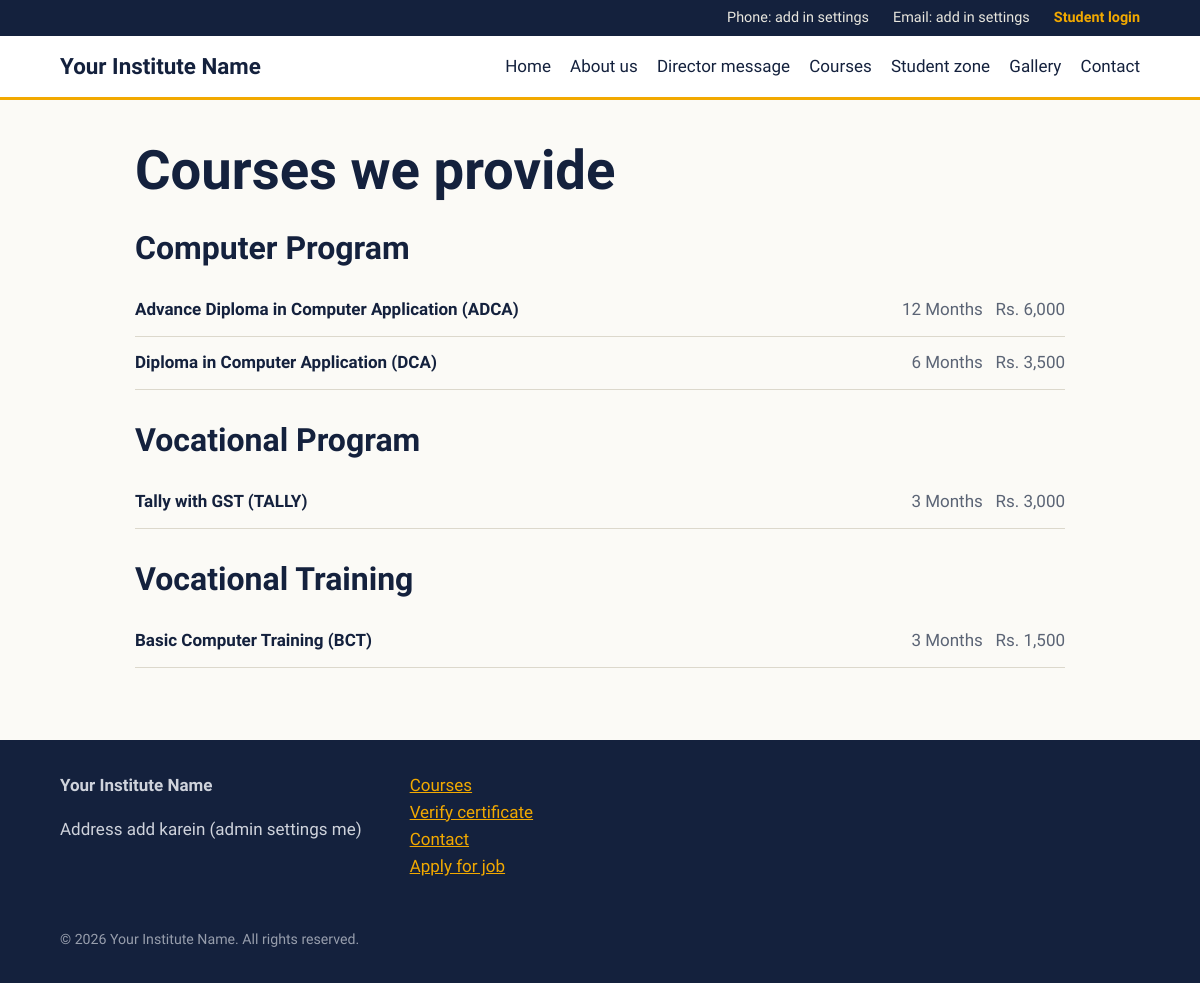
/courses.php, run on the app's committed database.
### tables this page shows
CREATE TABLE courses (
  id INT AUTO_INCREMENT PRIMARY KEY,
  category ENUM('Computer Program','Vocational Program','Vocational Training') NOT NULL,
  name VARCHAR(150) NOT NULL,
  short_name VARCHAR(30),                    
  duration VARCHAR(50),                      
  fee DECIMAL(10,2) DEFAULT 0,
  description TEXT,
  is_active TINYINT(1) DEFAULT 1
);

### includes/config.php (called while the page is built, shortened)
<?php
try {
    $opts = [PDO::ATTR_ERRMODE => PDO::ERRMODE_EXCEPTION, PDO::ATTR_DEFAULT_FETCH_MODE => PDO::FETCH_ASSOC];
    $pdo = new PDO('mysql:host=' . DB_HOST . ';port=' . DB_PORT . ';dbname=' . DB_NAME . ';charset=utf8mb4', DB_USER, DB_PASS, $opts);
} catch (PDOException $ex) {
    error_log('DB connect error: ' . $ex->getMessage());
    die('Database se connect nahi hua. Database ki settings check karein.');
}
function e($s) { return htmlspecialchars((string)$s, ENT_QUOTES, 'UTF-8'); }
function setting($key, $default = '') {
    global $pdo; static $cache = null;
    if ($cache === null) {
        $cache = $pdo->query('SELECT setting_key, setting_value FROM settings')->fetchAll(PDO::FETCH_KEY_PAIR);
    }
    return ($cache[$key] ?? '') !== '' ? $cache[$key] : $default;
}

### courses.php (the view)
<?php $pageTitle = 'Courses'; include 'includes/header.php';
$cats = ['Computer Program'=>'computer','Vocational Program'=>'vocational-program','Vocational Training'=>'vocational-training'];
?>
<div class="wrap"><h1>Courses we provide</h1>
<?php foreach ($cats as $cat => $anchor):
  $st = $pdo->prepare('SELECT * FROM courses WHERE category=? AND is_active=1 ORDER BY name');
  $st->execute([$cat]); $rows = $st->fetchAll(); ?>
  <h2 id="<?= $anchor ?>"><?= e($cat) ?></h2>
  <?php if (!$rows): ?><p>Is category me abhi course nahi hai.</p><?php else: ?>
  <ul class="course-list"><?php foreach ($rows as $r): ?>
    <li><strong><?= e($r['name']) ?> (<?= e($r['short_name']) ?>)</strong><span><?= e($r['duration']) ?> &nbsp; Rs. <?= e(number_format($r['fee'])) ?></span></li>
  <?php endforeach; ?></ul><?php endif; ?>
<?php endforeach; ?>
</div>
<?php include 'includes/footer.php'; ?>

### includes/header.php (shortened to what this page needs)
<?php require_once __DIR__ . '/config.php';
$pageTitle = $pageTitle ?? 'Home'; ?>
<!DOCTYPE html>
<html lang="hi">
<head>
<title><?= e($pageTitle) ?> | <?= e(setting('institute_name', 'Computer Institute')) ?></title>
<link rel="stylesheet" href="<?= BASE ?>/assets/style.css">
</head>
<body>
<div class="topbar">
  <span><?= e(setting('phone', 'Phone: add in settings')) ?></span>
  <span><?= e(setting('email', 'Email: add in settings')) ?></span>
  <a href="<?= BASE ?>/student-zone/login.php">Student login</a>
</div>
<header class="site-header">
  <a class="brand" href="<?= BASE ?>/index.php"><?= e(setting('institute_name', 'Your Institute Name')) ?></a>
  <nav class="nav">
    <a href="<?= BASE ?>/index.php">Home</a>
    <a href="<?= BASE ?>/about.php">About us</a>
    <a href="<?= BASE ?>/director.php">Director message</a>
    <div class="dd"><a href="<?= BASE ?>/courses.php">Courses</a>
      </div>
    <div class="dd"><a href="#" tabindex="0">Student zone</a>
      </div>
    <a href="<?= BASE ?>/gallery.php">Gallery</a>
    <a href="<?= BASE ?>/contact.php">Contact</a>
  </nav>
</header>
<main>

### includes/footer.php
</main>
<footer class="site-footer">
  <div>
    <strong><?= e(setting('institute_name', 'Your Institute Name')) ?></strong>
    <p><?= e(setting('address', 'Address add karein (admin settings me)')) ?></p>
  </div>
  <div>
    <a href="<?= BASE ?>/courses.php">Courses</a>
    <a href="<?= BASE ?>/student-zone/verify-certificate.php">Verify certificate</a>
    <a href="<?= BASE ?>/contact.php">Contact</a>
    <a href="<?= BASE ?>/apply-job.php">Apply for job</a>
  </div>
  <small>&copy; <?= date('Y') ?> <?= e(setting('institute_name', 'Your Institute Name')) ?>. All rights reserved.</small>
</footer>
</body>
</html>

### assets/style.css (style rules this page uses)
:root { --ink:#14213d;--paper:#fbfaf6;--amber:#f2a900;--teal:#0f766e;--line:#dcd8cc;--muted:#5b6475 }
* { box-sizing:border-box }
body { margin:0;font-family:'Mukta',sans-serif;font-size:17px;line-height:1.6;color:var(--ink);background:var(--paper) }
h1,h2,h3 { font-family:'Bricolage Grotesque',sans-serif;line-height:1.15;margin:0 0 .5em }
h1 { font-size:clamp(2rem,5vw,3.4rem);font-weight:800 }
h2 { font-size:clamp(1.5rem,3vw,2rem) }
a { color:var(--teal) }
.topbar { background:var(--ink);color:#e9e7df;font-size:.9rem;display:flex;gap:1.5rem;flex-wrap:wrap;padding:.4rem 5%;justify-content:flex-end }
.topbar a { color:var(--amber);font-weight:700;text-decoration:none }
.site-header { display:flex;align-items:center;justify-content:space-between;flex-wrap:wrap;gap:1rem;padding:.8rem 5%;border-bottom:3px solid var(--amber);background:#fff;position:relative }
.brand { font-family:'Bricolage Grotesque',sans-serif;font-weight:800;font-size:1.4rem;color:var(--ink);text-decoration:none }
.nav { display:flex;gap:1.2rem;align-items:center;flex-wrap:wrap }
.nav a { color:var(--ink);text-decoration:none;font-weight:500 }
.dd { position:relative }
.wrap { max-width:1050px;margin:0 auto;padding:2.5rem 5% }
.course-list { list-style:none;padding:0;margin:0 0 2rem }
.course-list li { display:flex;justify-content:space-between;gap:1rem;padding:.8rem 0;border-bottom:1px solid var(--line) }
.course-list span { color:var(--muted) }
.site-footer { background:var(--ink);color:#cfd3dc;padding:2rem 5%;display:flex;gap:3rem;flex-wrap:wrap }
.site-footer a { display:block;color:var(--amber) }
.site-footer small { width:100%;opacity:.7 }

### data on the page
courses: name "Advance Diploma in Computer Application", short_name "ADCA", duration "12 Months", fee "6,000"
courses: name "Diploma in Computer Application", short_name "DCA", duration "6 Months", fee "3,500"
courses: name "Tally with GST", short_name "TALLY", duration "3 Months", fee "3,000"
courses: name "Basic Computer Training", short_name "BCT", duration "3 Months", fee "1,500"

### other printed values
setting('phone', 'Phone: add in settings') "Phone: add in settings"
setting('email', 'Email: add in settings') "Email: add in settings"
setting('institute_name', 'Your Institute Name') "Your Institute Name"
$cat "Computer Program"
$cat "Vocational Program"
$cat "Vocational Training"
setting('address', 'Address add karein (admin settings me)') "Address add karein (admin settings me)"
